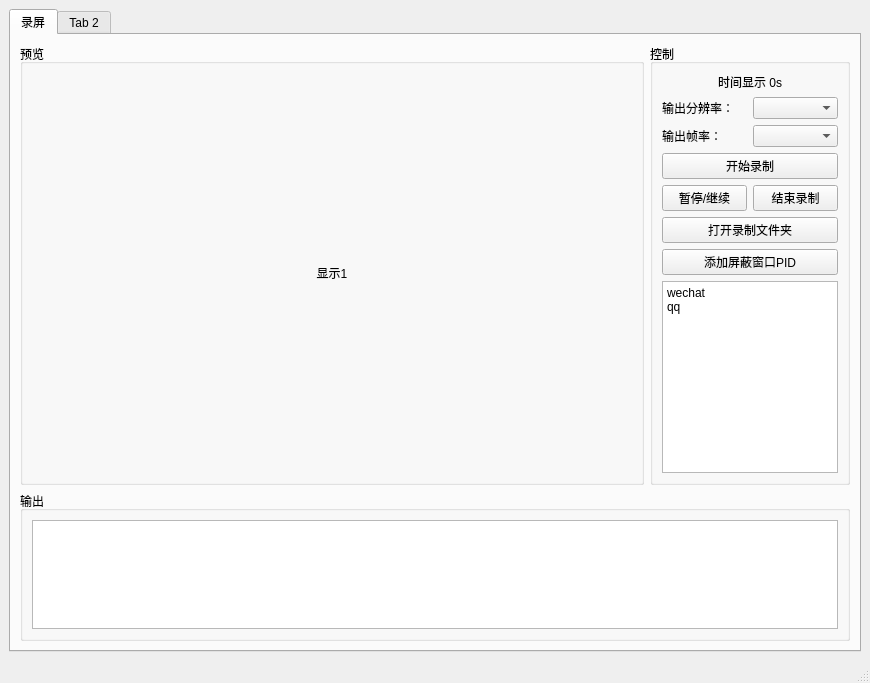
<?xml version="1.0" encoding="UTF-8"?>
<ui version="4.0">
 <class>MainWindow</class>
 <widget class="QMainWindow" name="MainWindow">
  <property name="geometry">
   <rect>
    <x>0</x>
    <y>0</y>
    <width>868</width>
    <height>683</height>
   </rect>
  </property>
  <property name="windowTitle">
   <string>MainWindow</string>
  </property>
  <widget class="QWidget" name="centralwidget">
   <layout class="QGridLayout" name="gridLayout">
    <item row="0" column="0">
     <widget class="QTabWidget" name="tabWidget">
      <widget class="QWidget" name="tab">
       <attribute name="title">
        <string>录屏</string>
       </attribute>
       <layout class="QGridLayout" name="gridLayout_3">
        <item row="0" column="0">
         <widget class="QGroupBox" name="groupBox">
          <property name="title">
           <string>预览</string>
          </property>
          <layout class="QGridLayout" name="gridLayout_2">
           <item row="0" column="0">
            <widget class="QLabel" name="label">
             <property name="minimumSize">
              <size>
               <width>600</width>
               <height>400</height>
              </size>
             </property>
             <property name="autoFillBackground">
              <bool>false</bool>
             </property>
             <property name="text">
              <string>显示1</string>
             </property>
             <property name="alignment">
              <set>Qt::AlignCenter</set>
             </property>
             <property name="wordWrap">
              <bool>true</bool>
             </property>
            </widget>
           </item>
          </layout>
         </widget>
        </item>
        <item row="0" column="1">
         <widget class="QGroupBox" name="groupBox_2">
          <property name="minimumSize">
           <size>
            <width>200</width>
            <height>0</height>
           </size>
          </property>
          <property name="maximumSize">
           <size>
            <width>200</width>
            <height>16777215</height>
           </size>
          </property>
          <property name="title">
           <string>控制</string>
          </property>
          <layout class="QGridLayout" name="gridLayout_4">
           <item row="1" column="0">
            <widget class="QLabel" name="label_4">
             <property name="text">
              <string>输出分辨率：</string>
             </property>
            </widget>
           </item>
           <item row="7" column="0" colspan="2">
            <widget class="QPushButton" name="pushButton_4">
             <property name="text">
              <string>添加屏蔽窗口PID</string>
             </property>
            </widget>
           </item>
           <item row="8" column="0" colspan="2">
            <widget class="QTextEdit" name="textEdit">
             <property name="html">
              <string>&lt;!DOCTYPE HTML PUBLIC &quot;-//W3C//DTD HTML 4.0//EN&quot; &quot;http://www.w3.org/TR/REC-html40/strict.dtd&quot;&gt;
&lt;html&gt;&lt;head&gt;&lt;meta name=&quot;qrichtext&quot; content=&quot;1&quot; /&gt;&lt;meta charset=&quot;utf-8&quot; /&gt;&lt;style type=&quot;text/css&quot;&gt;
p, li { white-space: pre-wrap; }
hr { height: 1px; border-width: 0; }
li.unchecked::marker { content: &quot;\2610&quot;; }
li.checked::marker { content: &quot;\2612&quot;; }
&lt;/style&gt;&lt;/head&gt;&lt;body style=&quot; font-family:'Microsoft YaHei UI'; font-size:9pt; font-weight:400; font-style:normal;&quot;&gt;
&lt;p style=&quot; margin-top:0px; margin-bottom:0px; margin-left:0px; margin-right:0px; -qt-block-indent:0; text-indent:0px;&quot;&gt;wechat&lt;/p&gt;
&lt;p style=&quot; margin-top:0px; margin-bottom:0px; margin-left:0px; margin-right:0px; -qt-block-indent:0; text-indent:0px;&quot;&gt;qq&lt;/p&gt;&lt;/body&gt;&lt;/html&gt;</string>
             </property>
             <property name="placeholderText">
              <string>添加屏蔽窗口的PID，格式每行一个</string>
             </property>
            </widget>
           </item>
           <item row="3" column="0" colspan="2">
            <widget class="QPushButton" name="pushButton">
             <property name="text">
              <string>开始录制</string>
             </property>
            </widget>
           </item>
           <item row="2" column="0">
            <widget class="QLabel" name="label_3">
             <property name="text">
              <string>输出帧率：</string>
             </property>
            </widget>
           </item>
           <item row="2" column="1">
            <widget class="QComboBox" name="comboBox_2"/>
           </item>
           <item row="0" column="0" colspan="2">
            <widget class="QLabel" name="label_2">
             <property name="text">
              <string>时间显示 0s</string>
             </property>
             <property name="alignment">
              <set>Qt::AlignCenter</set>
             </property>
            </widget>
           </item>
           <item row="1" column="1">
            <widget class="QComboBox" name="comboBox"/>
           </item>
           <item row="4" column="0">
            <widget class="QPushButton" name="pushButton_2">
             <property name="text">
              <string>暂停/继续</string>
             </property>
            </widget>
           </item>
           <item row="4" column="1">
            <widget class="QPushButton" name="pushButton_3">
             <property name="text">
              <string>结束录制</string>
             </property>
            </widget>
           </item>
           <item row="6" column="0" colspan="2">
            <widget class="QPushButton" name="pushButton_5">
             <property name="text">
              <string>打开录制文件夹</string>
             </property>
            </widget>
           </item>
          </layout>
         </widget>
        </item>
        <item row="1" column="0" colspan="2">
         <widget class="QGroupBox" name="groupBox_3">
          <property name="minimumSize">
           <size>
            <width>0</width>
            <height>110</height>
           </size>
          </property>
          <property name="maximumSize">
           <size>
            <width>16777215</width>
            <height>210</height>
           </size>
          </property>
          <property name="title">
           <string>输出</string>
          </property>
          <layout class="QGridLayout" name="gridLayout_5">
           <item row="0" column="0">
            <widget class="QPlainTextEdit" name="plainTextEdit_2">
             <property name="minimumSize">
              <size>
               <width>0</width>
               <height>100</height>
              </size>
             </property>
             <property name="maximumSize">
              <size>
               <width>16777215</width>
               <height>200</height>
              </size>
             </property>
            </widget>
           </item>
          </layout>
         </widget>
        </item>
       </layout>
      </widget>
      <widget class="QWidget" name="tab_2">
       <attribute name="title">
        <string>Tab 2</string>
       </attribute>
      </widget>
     </widget>
    </item>
   </layout>
  </widget>
  <widget class="QMenuBar" name="menubar">
   <property name="geometry">
    <rect>
     <x>0</x>
     <y>0</y>
     <width>868</width>
     <height>22</height>
    </rect>
   </property>
  </widget>
  <widget class="QStatusBar" name="statusbar"/>
 </widget>
 <resources/>
 <connections/>
</ui>
